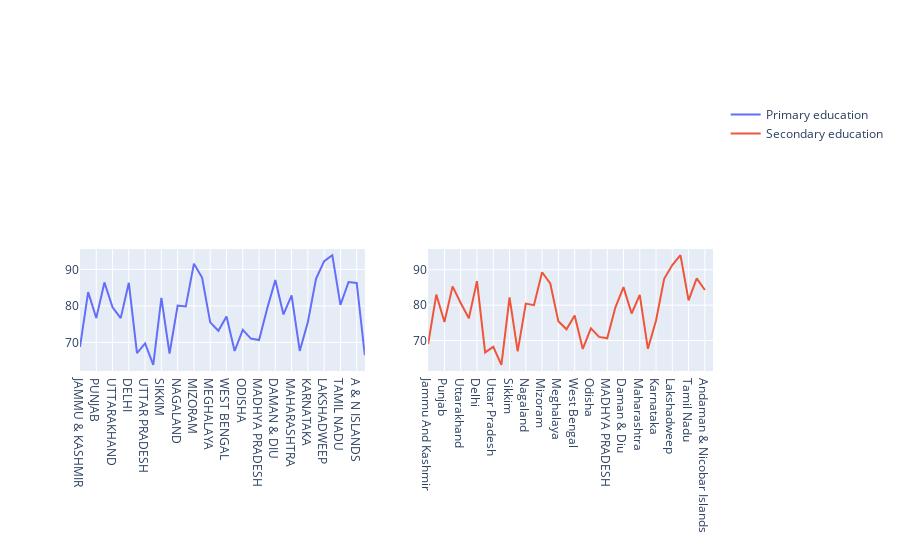

This figure's notebook cell:
### Code cell
#elementary and secondary literacy rate in INDIA
trace1 = go.Scatter(
      x = df_ele.STATNAME,
      y = df_ele.OVERALL_LI,
      name = "Primary education",
)

trace2 = go.Scatter(
    x=df_sec.statname,
    y=df_sec.literacy_rate,
    xaxis='x2',
    yaxis='y2',
    name = "Secondary education",
)

data = [trace1, trace2]
layout = go.Layout(
    xaxis=dict(
        domain=[0, 0.45],
    ),
    yaxis=dict(
        domain=[0, 0.45]
    ),
    xaxis2=dict(
        domain=[0.55, 1]
    ),
    yaxis2=dict(
        domain=[0, 0.45],
        anchor='x2'
    )
)
fig = go.Figure(data=data, layout=layout)
iplot(fig)

### Figure 1 — Plotly figure (JSON) as saved in the notebook; plotly's stock layout.template omitted (floating-point values rounded to 4 significant figures)
{"data": [{"name": "Primary education", "type": "scatter", "x": ["JAMMU & KASHMIR", "HIMACHAL PRADESH", "PUNJAB", "CHANDIGARH", "UTTARAKHAND", "HARYANA", "DELHI", "RAJASTHAN", "UTTAR PRADESH", "BIHAR", "SIKKIM", "ARUNACHAL PRADESH", "NAGALAND", "MANIPUR", "MIZORAM", "TRIPURA", "MEGHALAYA", "ASSAM", "WEST BENGAL", "JHARKHAND", "ODISHA", "CHHATTISGARH", "MADHYA PRADESH", "GUJARAT", "DAMAN & DIU", "DADRA & NAGAR HAVELI", "MAHARASHTRA", "ANDHRA PRADESH", "KARNATAKA", "GOA", "LAKSHADWEEP", "KERALA", "TAMIL NADU", "PUDUCHERRY", "A & N ISLANDS", "TELANGANA"], "y": [68.74, 83.78, 76.68, 86.43, 79.63, 76.64, 86.34, 67.06, 69.72, 63.82, 82.2, 66.95, 80.11, 79.85, 91.58, 87.75, 75.48, 73.18, 77.08, 67.63, 73.45, 71.04, 70.63, 79.31, 87.07, 77.65, 82.91, 67.66, 75.6, 87.4, 92.28, 93.91, 80.3, 86.55, 86.27, 66.46]}, {"name": "Secondary education", "type": "scatter", "x": ["Jammu And Kashmir", "Himachal Pradesh", "Punjab", "Chandigarh", "Uttarakhand", "Haryana", "Delhi                         ", "Rajasthan                     ", "Uttar Pradesh", "Bihar", "Sikkim", "Arunachal Pradesh", "Nagaland", "Manipur", "Mizoram                       ", "Tripura", "Meghalaya                     ", "Assam", "West Bengal                   ", "Jharkhand", "Odisha", "Chhattisgarh", "MADHYA PRADESH", "Gujarat", "Daman & Diu                   ", "Dadra & Nagar Haveli          ", "Maharashtra", "Andhra Pradesh                ", "Karnataka", "Goa                           ", "Lakshadweep                   ", "Kerala", "Tamil Nadu", "Puducherry", "Andaman & Nicobar Islands     ", "Telangana"], "xaxis": "x2", "y": [69, 83, 75.24, 85.31, 80.63, 76.32, 86.78, 66.66, 68.23, 63.12, 82.2, 66.95, 80.43, 79.99, 89.31, 86.12, 75.48, 73.18, 77.08, 67.63, 73.45, 71.04, 70.63, 79.31, 85.09, 77.65, 82.91, 67.66, 75.67, 87.45, 91.34, 94.13, 81.34, 87.58, 84.29, null], "yaxis": "y2"}], "layout": {"xaxis": {"domain": [0, 0.45]}, "xaxis2": {"domain": [0.55, 1]}, "yaxis": {"domain": [0, 0.45]}, "yaxis2": {"anchor": "x2", "domain": [0, 0.45]}}}
